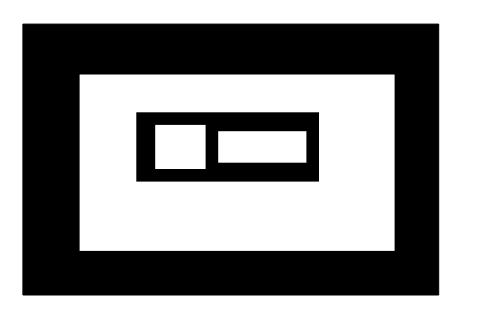
#> input picture Contours.png, 496 x 326 px
$ python Contours.py
#> lines starting #> are read from the running program, lines starting #| are printed output that depends on the picture; after the words box and inside, x2 and y2 are one past the last pixel; in counts of white or black regions, pixels touching at a corner belong together
import numpy as np
import cv2

img = cv2.imread('Contours.png')
#> img is the input picture: shape (326, 496, 3); min 0, max 255, mean 151.9
imgray = cv2.cvtColor(img, cv2.COLOR_BGR2GRAY)
ret, thresh = cv2.threshold(imgray, 127, 255, 0)
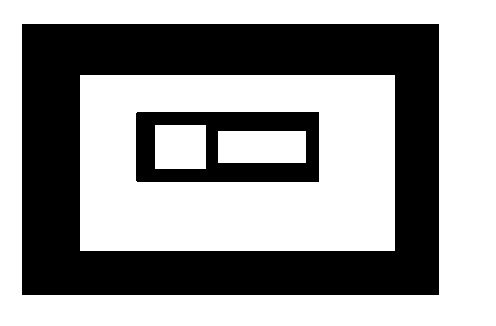
#> thresh: shape (326, 496); 59.6% white; 2 black regions
print(ret)
contours, hierarchy = cv2.findContours(thresh, cv2.RETR_TREE, cv2.CHAIN_APPROX_NONE)
#> contours = 6 contours; box (x1, y1, x2, y2) and area: (0, 0, 496, 326) 160875, (21, 23, 440, 296) 113694, (80, 75, 395, 251) 54950, (135, 111, 320, 183) 13059, (218, 131, 306, 163) 2697, (155, 125, 206, 169) 2150
print("Number of contours = " + str(len(contours)))
#| Number of contours = 6
print(contours[0])
#> (printed output is left out)

cv2.drawContours(img, contours, -1, (0, 255, 0), 3)
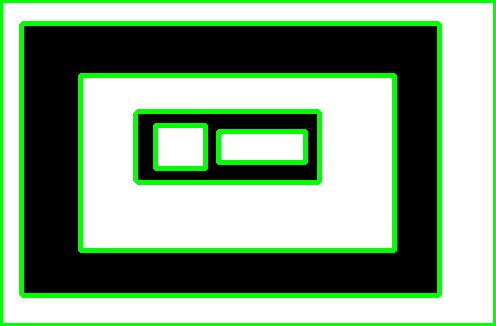
#> img: shape (326, 496, 3); 13.14% of pixels changed, all inside (x1, y1, x2, y2) = (0, 0, 496, 326)
cv2.drawContours(imgray, contours, -1, (0, 255, 0), 3)
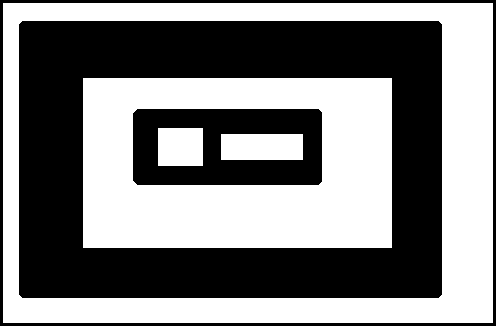
#> imgray: shape (326, 496); 50.5% white; 3 black regions, box (x1, y1, x2, y2) and area: (19, 21, 442, 298) 64617, (133, 109, 322, 185) 10490, (0, 0, 496, 326) 4896

cv2.namedWindow("InputImg",cv2.WINDOW_NORMAL)
cv2.imshow('InputImg', img)
cv2.imshow('Image GRAY', imgray)
cv2.waitKey(0)
cv2.destroyAllWindows()
